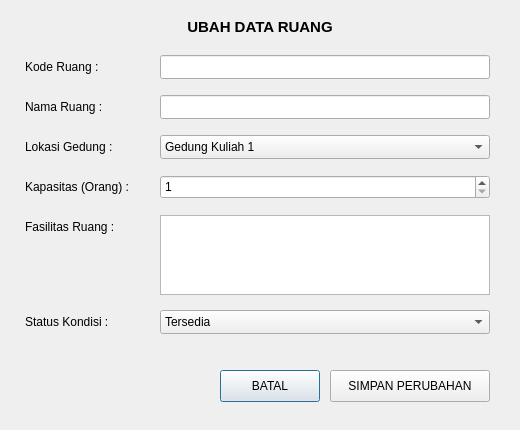
<?xml version="1.0" encoding="UTF-8"?>
<ui version="4.0">
 <class>DialogUbahRuang</class>
 <widget class="QDialog" name="DialogUbahRuang">
  <property name="geometry">
   <rect>
    <x>0</x>
    <y>0</y>
    <width>520</width>
    <height>430</height>
   </rect>
  </property>
  <property name="windowTitle">
   <string>Ubah Data Ruang</string>
  </property>
  <widget class="QLabel" name="lblJudul">
   <property name="geometry">
    <rect>
     <x>10</x>
     <y>15</y>
     <width>500</width>
     <height>24</height>
    </rect>
   </property>
   <property name="font">
    <font>
     <pointsize>11</pointsize>
     <weight>75</weight>
     <bold>true</bold>
    </font>
   </property>
   <property name="text">
    <string>UBAH DATA RUANG</string>
   </property>
   <property name="alignment">
    <set>Qt::AlignCenter</set>
   </property>
  </widget>
  <widget class="QLabel" name="lblKodeRuang">
   <property name="geometry">
    <rect>
     <x>25</x>
     <y>55</y>
     <width>125</width>
     <height>24</height>
    </rect>
   </property>
   <property name="text">
    <string>Kode Ruang :</string>
   </property>
  </widget>
  <widget class="QLineEdit" name="txtKodeRuang">
   <property name="geometry">
    <rect>
     <x>160</x>
     <y>55</y>
     <width>330</width>
     <height>24</height>
    </rect>
   </property>
  </widget>
  <widget class="QLabel" name="lblNamaRuang">
   <property name="geometry">
    <rect>
     <x>25</x>
     <y>95</y>
     <width>125</width>
     <height>24</height>
    </rect>
   </property>
   <property name="text">
    <string>Nama Ruang :</string>
   </property>
  </widget>
  <widget class="QLineEdit" name="txtNamaRuang">
   <property name="geometry">
    <rect>
     <x>160</x>
     <y>95</y>
     <width>330</width>
     <height>24</height>
    </rect>
   </property>
  </widget>
  <widget class="QLabel" name="lblLokasiGedung">
   <property name="geometry">
    <rect>
     <x>25</x>
     <y>135</y>
     <width>125</width>
     <height>24</height>
    </rect>
   </property>
   <property name="text">
    <string>Lokasi Gedung :</string>
   </property>
  </widget>
  <widget class="QComboBox" name="comboGedung">
   <property name="geometry">
    <rect>
     <x>160</x>
     <y>135</y>
     <width>330</width>
     <height>24</height>
    </rect>
   </property>
   <item>
    <property name="text">
     <string>Gedung Kuliah 1</string>
    </property>
   </item>
   <item>
    <property name="text">
     <string>Gedung Kuliah 2</string>
    </property>
   </item>
   <item>
    <property name="text">
     <string>Gedung Teknik</string>
    </property>
   </item>
   <item>
    <property name="text">
     <string>Aula</string>
    </property>
   </item>
  </widget>
  <widget class="QLabel" name="lblKapasitas">
   <property name="geometry">
    <rect>
     <x>25</x>
     <y>175</y>
     <width>125</width>
     <height>24</height>
    </rect>
   </property>
   <property name="text">
    <string>Kapasitas (Orang) :</string>
   </property>
  </widget>
  <widget class="QSpinBox" name="spinKapasitas">
   <property name="geometry">
    <rect>
     <x>160</x>
     <y>175</y>
     <width>330</width>
     <height>24</height>
    </rect>
   </property>
   <property name="minimum">
    <number>1</number>
   </property>
   <property name="maximum">
    <number>1000</number>
   </property>
  </widget>
  <widget class="QLabel" name="lblFasilitas">
   <property name="geometry">
    <rect>
     <x>25</x>
     <y>215</y>
     <width>125</width>
     <height>24</height>
    </rect>
   </property>
   <property name="text">
    <string>Fasilitas Ruang :</string>
   </property>
  </widget>
  <widget class="QTextEdit" name="txtFasilitas">
   <property name="geometry">
    <rect>
     <x>160</x>
     <y>215</y>
     <width>330</width>
     <height>80</height>
    </rect>
   </property>
  </widget>
  <widget class="QLabel" name="lblStatusKondisi">
   <property name="geometry">
    <rect>
     <x>25</x>
     <y>310</y>
     <width>125</width>
     <height>24</height>
    </rect>
   </property>
   <property name="text">
    <string>Status Kondisi :</string>
   </property>
  </widget>
  <widget class="QComboBox" name="comboStatus">
   <property name="geometry">
    <rect>
     <x>160</x>
     <y>310</y>
     <width>330</width>
     <height>24</height>
    </rect>
   </property>
   <item>
    <property name="text">
     <string>Tersedia</string>
    </property>
   </item>
   <item>
    <property name="text">
     <string>Perbaikan</string>
    </property>
   </item>
   <item>
    <property name="text">
     <string>Tidak Tersedia</string>
    </property>
   </item>
  </widget>
  <widget class="QPushButton" name="btnBatal">
   <property name="geometry">
    <rect>
     <x>220</x>
     <y>370</y>
     <width>100</width>
     <height>32</height>
    </rect>
   </property>
   <property name="text">
    <string>BATAL</string>
   </property>
  </widget>
  <widget class="QPushButton" name="btnSimpan">
   <property name="geometry">
    <rect>
     <x>330</x>
     <y>370</y>
     <width>160</width>
     <height>32</height>
    </rect>
   </property>
   <property name="text">
    <string>SIMPAN PERUBAHAN</string>
   </property>
  </widget>
 </widget>
 <resources/>
 <connections/>
</ui>
